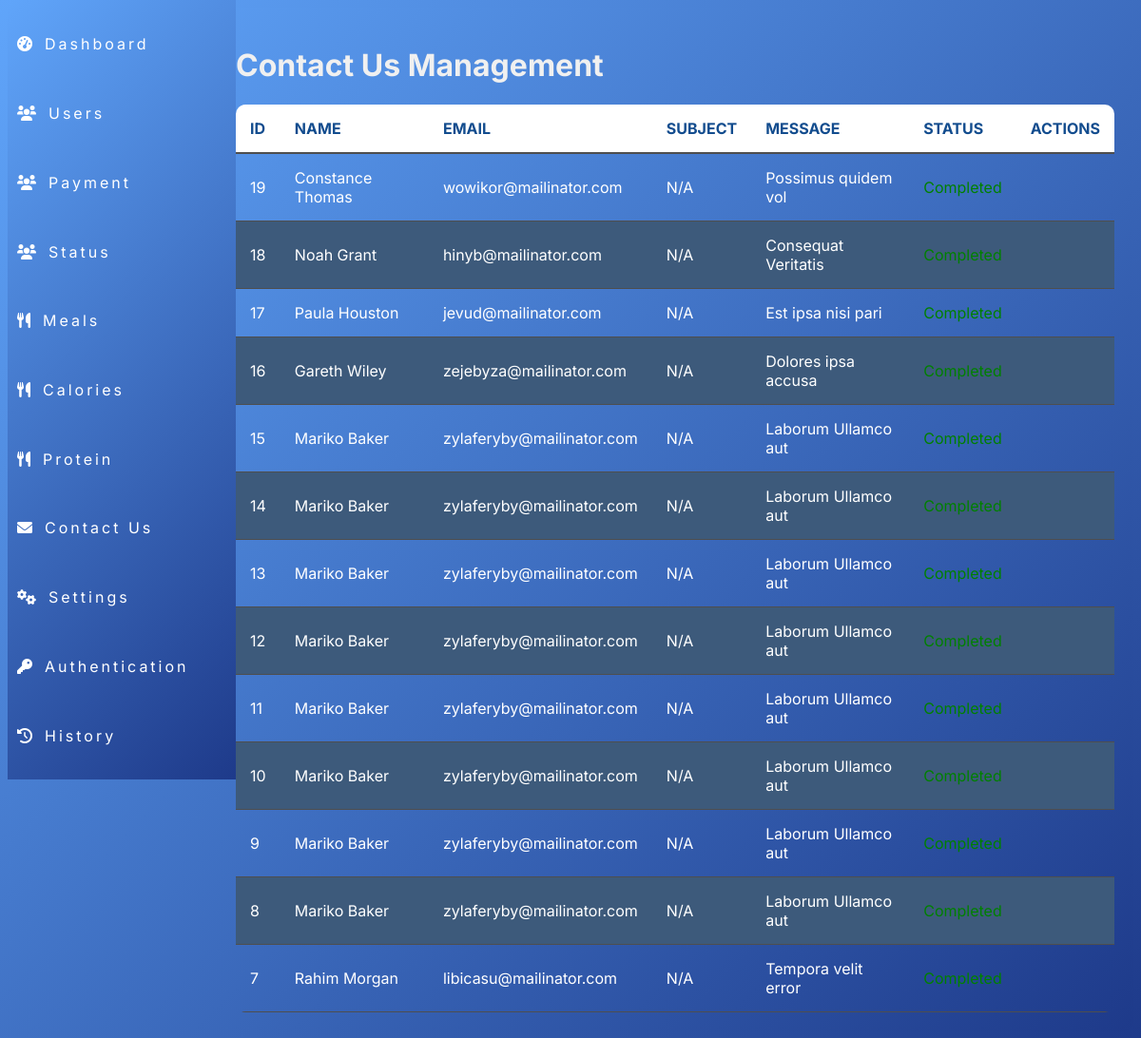
Page /admin/contact.php on the committed database.
### tables this page shows
CREATE TABLE `contactus` (
  `id` int(11) NOT NULL,
  `name` varchar(255) NOT NULL,
  `email` varchar(255) NOT NULL,
  `subject` varchar(255) DEFAULT NULL,
  `message` text NOT NULL,
  `viewed` tinyint(1) DEFAULT 0
);

### admin/contact.php (the view, shortened to what this page needs)
<?php
include 'db_connection.php';
$query_contactus = "SELECT * FROM contactus ORDER BY id DESC";
$stmt_contactus = $pdo->prepare($query_contactus);
$stmt_contactus->execute();
$contact_messages = $stmt_contactus->fetchAll(PDO::FETCH_ASSOC);
include 'navbar.php';
?>
<!DOCTYPE html>
<html lang="en">
<head>
    <link rel="stylesheet" href="./cssadmin/contact.css">
</head>
<body>
    <div class="main-container">
        <div class="container">
            <div class="content">
                <h1>Contact Us Management</h1>
                <table>
                    <thead>
                        <tr>
                            <th>ID</th>
                            <th>Name</th>
                            <th>Email</th>
                            <th>Subject</th>
                            <th>Message</th>
                            <th>Status</th>
                            <th>Actions</th>
                        </tr>
                    </thead>
                    <tbody>
                        <?php foreach ($contact_messages as $message): ?>
                            <tr>
                                <td><?php echo htmlspecialchars($message['id']); ?></td>
                                <td><?php echo htmlspecialchars($message['name']); ?></td>
                                <td><?php echo htmlspecialchars($message['email']); ?></td>
                                <td><?php echo htmlspecialchars($message['subject'] ?? 'N/A'); ?></td>
                                <td><?php echo htmlspecialchars($message['message']); ?></td>
                                <td id="status-<?php echo htmlspecialchars($message['id']); ?>">
                                    <?php
                                    if (isset($message['viewed']) && $message['viewed']) {
                                        echo '<span style="color: green;">Completed</span>';
                                    } else {
                                        echo 'Pending';
                                    }
                                    ?>
                                </td>
                                <td>
                                </td>
                            </tr>
                        <?php endforeach; ?>
                    </tbody>
                </table>
            </div>
        </div>
    </div>
</body>
</html>

### admin/navbar.php (shortened to what this page needs)
<!DOCTYPE html>
<html lang="en">
<head>
    <link rel="stylesheet" href="https://cdnjs.cloudflare.com/ajax/libs/font-awesome/6.0.0-beta3/css/all.min.css">
</head>
<body>
    <div class="navbar">
        <a href="dashboard.php"><i class="fas fa-tachometer-alt"></i> Dashboard</a>
        <a href="user.php"><i class="fas fa-users"></i> Users</a>
        <a href="paymentview.php"><i class="fas fa-users"></i> Payment</a>
        <a href="payhistory.php"><i class="fas fa-users"></i> Status</a>
        <a href="meal.php"><i class="fas fa-utensils"></i> Meals</a>
        <a href="calories.php"><i class="fas fa-utensils"></i> Calories</a>
        <a href="proteingoal.php"><i class="fas fa-utensils"></i> Protein</a>
        <a href="contact.php"><i class="fas fa-envelope"></i> Contact Us</a>
        <a href="settings.php"><i class="fas fa-cogs"></i> Settings</a>
        <a href="authentication_setup.php"><i class="fas fa-key"></i> Authentication</a>
        <a href="history.php"><i class="fas fa-history"></i> History</a>
    </div>
</body>
</html>

### admin/cssadmin/contact.css (style rules this page uses)
body { background: linear-gradient(135deg, #60A5FA, #1E3A8A); color: #f0f0f0; font-family: 'Inter', sans-serif; }
.container { display: flex; background: linear-gradient(135deg, #60A5FA, #1E3A8A); border-radius: 10px; padding: 20px; }
.content { flex-grow: 1; }
table { width: 100%; border-collapse: collapse; background-color: transparent; color:#ffffff; border-radius: 10px; overflow: hidden; }
th { background-color: #ffffff; color: #124c8e; padding: 15px; text-align: left; text-transform: uppercase; border-bottom: 2px solid #4e4e4e; }
td { padding: 15px; border-bottom: 1px solid #4e4e4e; }
tr:nth-child(even) { background-color: #3d5a7b; }

### admin/navbar.php (style rules this page uses)
.navbar { background: linear-gradient(135deg, #60A5FA, #1E3A8A); font-family: 'Inter', sans-serif; width: 220px; position: fixed; top: 0; left: 20; height: 100vh; overflow: hidden; transition: width 0.5s ease; z-index: 1000; display: flex; flex-direction: column; justify-content: space-around; padding: 10px; }
.navbar a { display: flex; align-items: center; padding: 15px 0; margin: 5px 0; letter-spacing: .1875rem; text-decoration: none; color: white; transition: background-color 0.3s ease; }
.navbar i { margin-right: 10px; }
.content { margin-left: 220px; transition: margin-left 0.5s ease; }

### rows in the picture
contactus: id "19", name "Constance Thomas", email "wowikor@mailinator.com", subject "N/A", message "Possimus quidem vol", viewed "Completed"
contactus: id "18", name "Noah Grant", email "hinyb@mailinator.com", subject "N/A", message "Consequat Veritatis"
contactus: id "17", name "Paula Houston", email "jevud@mailinator.com", subject "N/A", message "Est ipsa nisi pari", viewed "Completed"
contactus: id "16", name "Gareth Wiley", email "zejebyza@mailinator.com", subject "N/A", message "Dolores ipsa accusa"
contactus: id "15", name "Mariko Baker", email "zylaferyby@mailinator.com", subject "N/A", message "Laborum Ullamco aut", viewed "Completed"
contactus: id "14", name "Mariko Baker", email "zylaferyby@mailinator.com", subject "N/A", message "Laborum Ullamco aut"
contactus: id "13", name "Mariko Baker", email "zylaferyby@mailinator.com", subject "N/A", message "Laborum Ullamco aut"
contactus: id "12", name "Mariko Baker", email "zylaferyby@mailinator.com", subject "N/A", message "Laborum Ullamco aut"
contactus: id "11", name "Mariko Baker", email "zylaferyby@mailinator.com", subject "N/A", message "Laborum Ullamco aut"
contactus: id "10", name "Mariko Baker", email "zylaferyby@mailinator.com", subject "N/A", message "Laborum Ullamco aut"
contactus: id "9", name "Mariko Baker", email "zylaferyby@mailinator.com", subject "N/A", message "Laborum Ullamco aut"
contactus: id "8", name "Mariko Baker", email "zylaferyby@mailinator.com", subject "N/A", message "Laborum Ullamco aut"
contactus: id "7", name "Rahim Morgan", email "libicasu@mailinator.com", subject "N/A", message "Tempora velit error"
